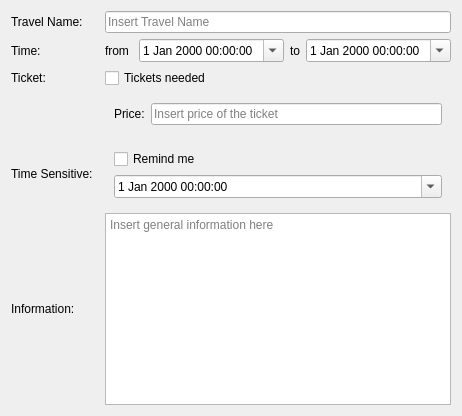
              <widget class="QWidget" name="travelEditWidget" native="true">
               <layout class="QGridLayout" name="gridLayout_2">
                <item row="5" column="2" colspan="2">
                 <widget class="QTextEdit" name="travelInfoTextEdit">
                  <property name="sizePolicy">
                   <sizepolicy hsizetype="Preferred" vsizetype="Fixed">
                    <horstretch>0</horstretch>
                    <verstretch>0</verstretch>
                   </sizepolicy>
                  </property>
                  <property name="minimumSize">
                   <size>
                    <width>0</width>
                    <height>50</height>
                   </size>
                  </property>
                  <property name="placeholderText">
                   <string>Insert general information here</string>
                  </property>
                 </widget>
                </item>
                <item row="0" column="0" colspan="2">
                 <widget class="QLabel" name="label_9">
                  <property name="text">
                   <string>Travel Name:</string>
                  </property>
                 </widget>
                </item>
                <item row="4" column="2" colspan="2">
                 <widget class="QWidget" name="widget_5" native="true">
                  <layout class="QVBoxLayout" name="verticalLayout_7">
                   <item>
                    <widget class="QCheckBox" name="travelTimeSensitiveCheckBox">
                     <property name="text">
                      <string>Remind me</string>
                     </property>
                    </widget>
                   </item>
                   <item>
                    <widget class="QDateTimeEdit" name="travelTimeSensitiveDateTimeEdit">
                     <property name="calendarPopup">
                      <bool>true</bool>
                     </property>
                    </widget>
                   </item>
                  </layout>
                 </widget>
                </item>
                <item row="1" column="2" colspan="2">
                 <layout class="QHBoxLayout" name="horizontalLayout_4">
                  <item>
                   <widget class="QLabel" name="label_10">
                    <property name="sizePolicy">
                     <sizepolicy hsizetype="Preferred" vsizetype="Preferred">
                      <horstretch>0</horstretch>
                      <verstretch>0</verstretch>
                     </sizepolicy>
                    </property>
                    <property name="text">
                     <string>from </string>
                    </property>
                   </widget>
                  </item>
                  <item>
                   <widget class="QDateTimeEdit" name="travelFromDateTimeEdit">
                    <property name="sizePolicy">
                     <sizepolicy hsizetype="Expanding" vsizetype="Fixed">
                      <horstretch>0</horstretch>
                      <verstretch>0</verstretch>
                     </sizepolicy>
                    </property>
                    <property name="calendarPopup">
                     <bool>true</bool>
                    </property>
                   </widget>
                  </item>
                  <item>
                   <widget class="QLabel" name="label_11">
                    <property name="sizePolicy">
                     <sizepolicy hsizetype="Minimum" vsizetype="Preferred">
                      <horstretch>0</horstretch>
                      <verstretch>0</verstretch>
                     </sizepolicy>
                    </property>
                    <property name="text">
                     <string>to</string>
                    </property>
                   </widget>
                  </item>
                  <item>
                   <widget class="QDateTimeEdit" name="travelToDateTimeEdit">
                    <property name="sizePolicy">
                     <sizepolicy hsizetype="Expanding" vsizetype="Fixed">
                      <horstretch>0</horstretch>
                      <verstretch>0</verstretch>
                     </sizepolicy>
                    </property>
                    <property name="calendarPopup">
                     <bool>true</bool>
                    </property>
                   </widget>
                  </item>
                 </layout>
                </item>
                <item row="2" column="0">
                 <widget class="QLabel" name="label_13">
                  <property name="text">
                   <string>Ticket:</string>
                  </property>
                 </widget>
                </item>
                <item row="3" column="2" colspan="2">
                 <widget class="QWidget" name="travelTicketWidget" native="true">
                  <layout class="QGridLayout" name="gridLayout_3">
                   <item row="0" column="0">
                    <widget class="QLabel" name="label_14">
                     <property name="text">
                      <string>Price:</string>
                     </property>
                    </widget>
                   </item>
                   <item row="0" column="1">
                    <widget class="QLineEdit" name="travelTicketPriceLineEdit">
                     <property name="placeholderText">
                      <string>Insert price of the ticket</string>
                     </property>
                    </widget>
                   </item>
                  </layout>
                 </widget>
                </item>
                <item row="4" column="0">
                 <widget class="QLabel" name="label_15">
                  <property name="text">
                   <string>Time Sensitive:</string>
                  </property>
                  <property name="alignment">
                   <set>Qt::AlignLeading|Qt::AlignLeft|Qt::AlignVCenter</set>
                  </property>
                 </widget>
                </item>
                <item row="5" column="0">
                 <widget class="QLabel" name="label_16">
                  <property name="text">
                   <string>Information:</string>
                  </property>
                  <property name="alignment">
                   <set>Qt::AlignLeading|Qt::AlignLeft|Qt::AlignVCenter</set>
                  </property>
                 </widget>
                </item>
                <item row="1" column="0">
                 <widget class="QLabel" name="label_12">
                  <property name="text">
                   <string>Time:</string>
                  </property>
                 </widget>
                </item>
                <item row="0" column="2" colspan="2">
                 <widget class="QLineEdit" name="travelNameLineEdit">
                  <property name="placeholderText">
                   <string>Insert Travel Name</string>
                  </property>
                 </widget>
                </item>
                <item row="2" column="2" colspan="2">
                 <widget class="QCheckBox" name="travelTicketCheckBox">
                  <property name="text">
                   <string>Tickets needed</string>
                  </property>
                 </widget>
                </item>
               </layout>
              </widget>
